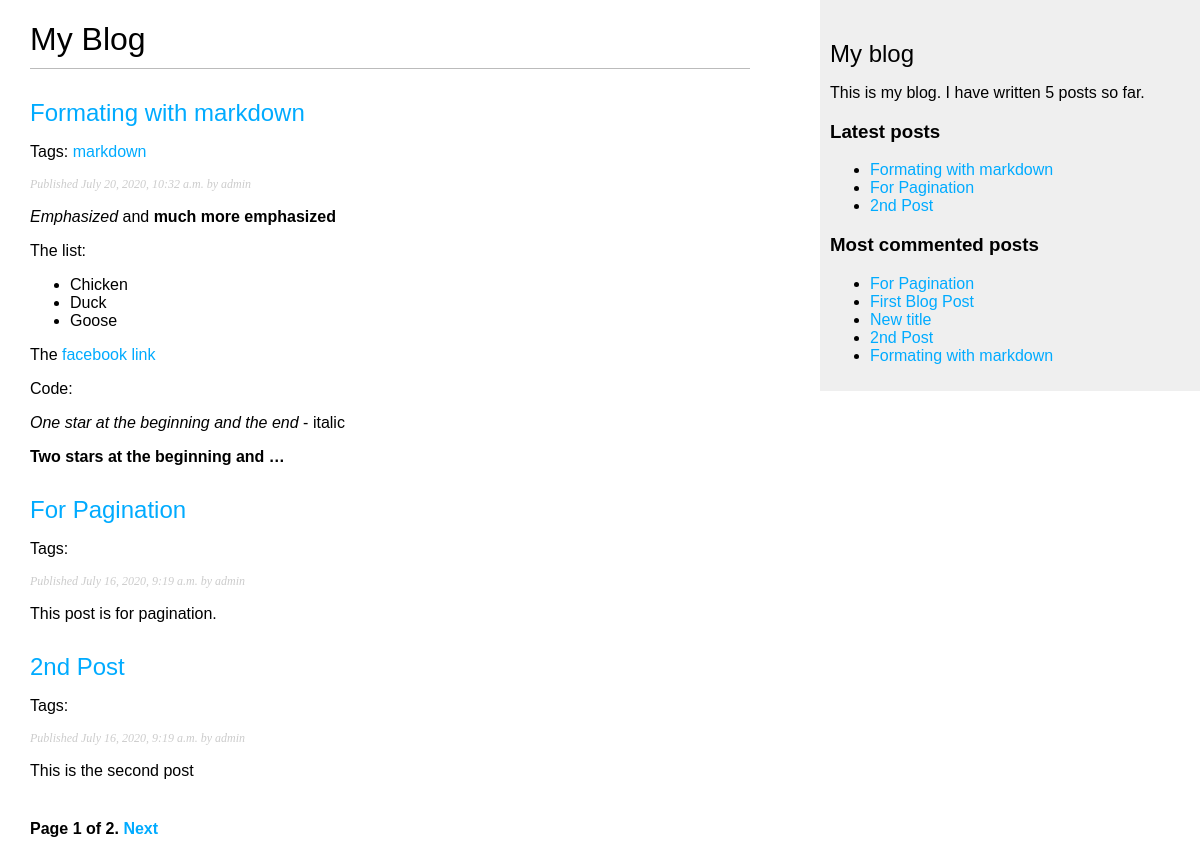
Screenshot of /blog/ with the database file from the repository.
### blog/models.py (models this page shows, shortened)
class Post(models.Model):
    STATUS_CHOICES = (
        ('draft', 'Draft'),
        ('published', 'Published'),
    )
    title = models.CharField(max_length=250)
    slug = models.SlugField(max_length=250, unique_for_date='publish')
    author = models.ForeignKey(User, on_delete=models.CASCADE, related_name='blog_posts')
    body = models.TextField()
    publish = models.DateTimeField(default=timezone.now)
    created = models.DateTimeField(auto_now_add=True)
    updated = models.DateTimeField(auto_now=True)
    status = models.CharField(max_length=10, choices=STATUS_CHOICES, default='draft')
    objects = models.Manager()
    published = PublishedManager()
    tags = TaggableManager()
    class Meta:
        ordering = ('-publish',)
    def get_absolute_url(self):
        return reverse('blog:post_detail', args=[self.publish.year, self.publish.month, self.publish.day, self.slug])

### blog/views.py (the view)
# urls.py: path('', views.post_list, name='post_list'),
def post_list(request, tag_slug=None):
    object_list = Post.published.all()
    tag = None
    if tag_slug:
        tag = get_object_or_404(Tag, slug=tag_slug)
        object_list = object_list.filter(tags__in=[tag])
    paginator = Paginator(object_list, 3)
    page = request.GET.get('page')
    try:
        posts = paginator.page(page)
    except PageNotAnInteger:
        posts = paginator.page(1)
    except EmptyPage:
        posts = paginator.page(paginator.num_pages)
    return render(request, 'blog/post/list.html', {'page': page, 'posts': posts, 'tag': tag})

### blog/models.py (called while the page is built)
    def get_queryset(self):
        return super(PublishedManager, self).get_queryset().filter(status='published')

### blog/templatetags/blog_tags.py (called while the page is built)
@register.simple_tag
def total_posts():
    return Post.published.count()

@register.inclusion_tag('blog/post/latest_posts.html')
def show_latest_posts(count=5):
    latest_posts = Post.published.order_by('-publish')[:count]
    return {'latest_posts': latest_posts}

@register.simple_tag
def get_most_commented_posts(count=5):
    return Post.published.annotate(total_comments=Count('comments')).order_by('-total_comments')[:count]

@register.filter(name='markdown')
def markdown_format(text):
    return mark_safe(markdown.markdown(text))

### blog/templates/blog/post/list.html (shortened to what this page needs)
{% extends "blog/base.html" %}
{% load blog_tags %}
{% block content %}
    <h1>My Blog</h1>
    {% for post in posts %}
        <h2>
            <a href="{{ post.get_absolute_url }}">{{ post.title }}</a>
        </h2>
        <p class="tags">
            Tags:
            {% for tag in post.tags.all %}
              <a href="{% url "blog:post_list_by_tag" tag.slug %}">{{ tag.name }}</a>
            {% endfor %}
          </p>
        <p class="date">Published {{ post.publish }} by {{ post.author }}</p>
        {{ post.body|markdown|truncatewords_html:30 }}
    {% endfor %}
    {% include "pagination.html" with page=posts %}
{% endblock %}

### blog/templates/blog/base.html (shortened to what this page needs)
{% load blog_tags %}
{% load static %}
<!DOCTYPE html>
<html>
    <head>
        <link rel="stylesheet" href="{% static "css/blog.css" %}">
    </head>
    <body>
        <div id="content">
            {% block content %}
            {% endblock %}
        </div>
        <div id="sidebar">
            <h2>My blog</h2>
            <p>This is my blog. I have written {% total_posts %} posts so far.</p>
            <h3>Latest posts</h3>
            {% show_latest_posts 3 %}
            <h3>Most commented posts</h3>
            {% get_most_commented_posts as most_commented_posts %}
            <ul>
                {% for post in most_commented_posts %}
                    <li>
                        <a href="{{ post.get_absolute_url }}">{{ post.title }}</a>
                    </li>
                {% endfor %}
            </ul>
        </div>
    </body>
</html>

### blog/templates/blog/post/latest_posts.html
<ul>
    {% for post in latest_posts %}
        <li>
            <a href="{{ post.get_absolute_url }}">{{ post.title }}</a>
        </li>
    {% endfor %}
</ul>

### blog/static/css/blog.css (style rules this page uses)
body { margin:0; padding:0; font-family:helvetica, sans-serif; }
a { color:#00abff; text-decoration:none; }
h1 { font-weight:normal; border-bottom:1px solid #bbb; padding:0 0 10px 0; }
h2 { font-weight:normal; margin:30px 0 0; }
#content { float:left; width:60%; padding:0 0 0 30px; }
#sidebar { float:right; width:30%; padding:10px; background:#efefef; height:100%; }
p.date { color:#ccc; font-family: georgia, serif; font-size: 12px; font-style: italic; }

### rows the page displays
Post: title "Formating with markdown", publish "July 20, 2020, 10:32 a.m.", author "admin", body "Emphasized and much more emphasized The list: Chicken Duck Goose The facebook link Code: One star at the beginning and the end - italic Two stars at the beginning and …"
Tag: name "markdown"
Post: title "For Pagination", publish "July 16, 2020, 9:19 a.m.", author "admin", body "This post is for pagination."
Post: title "2nd Post", publish "July 16, 2020, 9:19 a.m.", author "admin", body "This is the second post"
Post: title "First Blog Post"
Post: title "New title"

### other values shown
{{ page.number }} "1"
{{ page.paginator.num_pages }} "2"
